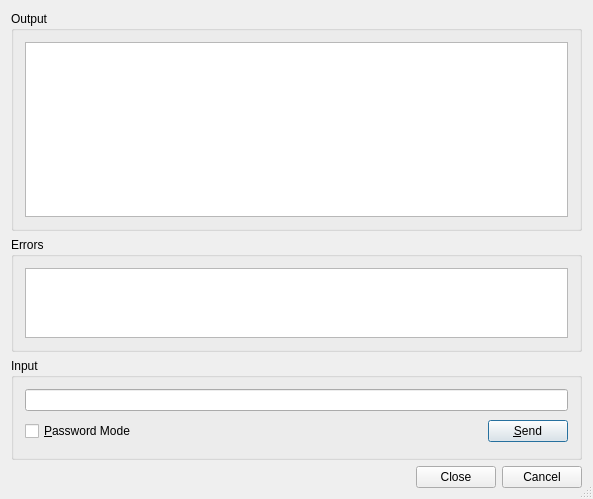
<ui version="4.0" >
 <class>SvnDialog</class>
 <widget class="QDialog" name="SvnDialog" >
  <property name="geometry" >
   <rect>
    <x>0</x>
    <y>0</y>
    <width>593</width>
    <height>499</height>
   </rect>
  </property>
  <property name="windowTitle" >
   <string>Subversion</string>
  </property>
  <property name="sizeGripEnabled" >
   <bool>true</bool>
  </property>
  <layout class="QVBoxLayout" >
   <item>
    <widget class="QGroupBox" name="outputGroup" >
     <property name="sizePolicy" >
      <sizepolicy vsizetype="Expanding" hsizetype="Preferred" >
       <horstretch>0</horstretch>
       <verstretch>2</verstretch>
      </sizepolicy>
     </property>
     <property name="title" >
      <string>Output</string>
     </property>
     <layout class="QVBoxLayout" >
      <item>
       <widget class="QTextEdit" name="resultbox" >
        <property name="focusPolicy" >
         <enum>Qt::NoFocus</enum>
        </property>
        <property name="readOnly" >
         <bool>true</bool>
        </property>
        <property name="acceptRichText" >
         <bool>false</bool>
        </property>
       </widget>
      </item>
     </layout>
    </widget>
   </item>
   <item>
    <widget class="QGroupBox" name="errorGroup" >
     <property name="sizePolicy" >
      <sizepolicy vsizetype="Expanding" hsizetype="Preferred" >
       <horstretch>0</horstretch>
       <verstretch>1</verstretch>
      </sizepolicy>
     </property>
     <property name="title" >
      <string>Errors</string>
     </property>
     <layout class="QVBoxLayout" >
      <item>
       <widget class="QTextEdit" name="errors" >
        <property name="focusPolicy" >
         <enum>Qt::NoFocus</enum>
        </property>
        <property name="readOnly" >
         <bool>true</bool>
        </property>
        <property name="acceptRichText" >
         <bool>false</bool>
        </property>
       </widget>
      </item>
     </layout>
    </widget>
   </item>
   <item>
    <widget class="QGroupBox" name="inputGroup" >
     <property name="title" >
      <string>Input</string>
     </property>
     <layout class="QGridLayout" >
      <item row="1" column="1" >
       <spacer>
        <property name="orientation" >
         <enum>Qt::Horizontal</enum>
        </property>
        <property name="sizeType" >
         <enum>QSizePolicy::Expanding</enum>
        </property>
        <property name="sizeHint" stdset="0" >
         <size>
          <width>327</width>
          <height>29</height>
         </size>
        </property>
       </spacer>
      </item>
      <item row="1" column="2" >
       <widget class="QPushButton" name="sendButton" >
        <property name="toolTip" >
         <string>Press to send the input to the subversion process</string>
        </property>
        <property name="text" >
         <string>&amp;Send</string>
        </property>
        <property name="shortcut" >
         <string>Alt+S</string>
        </property>
       </widget>
      </item>
      <item row="0" column="0" colspan="3" >
       <widget class="QLineEdit" name="input" >
        <property name="toolTip" >
         <string>Enter data to be sent to the subversion process</string>
        </property>
       </widget>
      </item>
      <item row="1" column="0" >
       <widget class="QCheckBox" name="passwordCheckBox" >
        <property name="toolTip" >
         <string>Select to switch the input field to password mode</string>
        </property>
        <property name="text" >
         <string>&amp;Password Mode</string>
        </property>
        <property name="shortcut" >
         <string>Alt+P</string>
        </property>
       </widget>
      </item>
     </layout>
    </widget>
   </item>
   <item>
    <widget class="QDialogButtonBox" name="buttonBox" >
     <property name="orientation" >
      <enum>Qt::Horizontal</enum>
     </property>
     <property name="standardButtons" >
      <set>QDialogButtonBox::Cancel|QDialogButtonBox::Close</set>
     </property>
    </widget>
   </item>
  </layout>
 </widget>
 <layoutdefault spacing="6" margin="11" />
 <pixmapfunction>qPixmapFromMimeSource</pixmapfunction>
 <tabstops>
  <tabstop>input</tabstop>
  <tabstop>sendButton</tabstop>
  <tabstop>passwordCheckBox</tabstop>
 </tabstops>
 <resources/>
 <connections/>
</ui>
